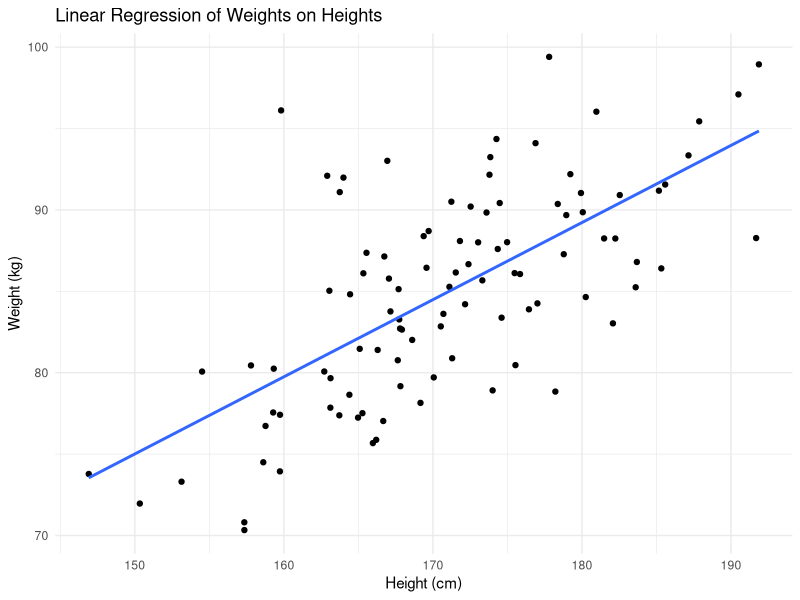

This chart was generated by the following R code:
## ---- chunk 1
# Load necessary libraries
library(ggplot2)
library(dplyr)
# Create a sample data set
set.seed(123)

theme_set(theme_minimal())

n <- 100
heights <- rnorm(n, mean = 170, sd = 10)
weights <- 0.5 * heights + rnorm(n, mean = 0, sd
 = 5)
df <- data.frame(heights, weights)
head(df, 5)

# Fit a linear regression model
model <- lm(weights ~ heights, data = df)
# Summarize the model
summary(model)
# Plot the data and the fitted line
ggplot(df, aes(x = heights, y = weights)) +
  geom_point() +
  geom_smooth(method = "lm", se = FALSE) +
  labs(title = "Linear Regression of Weights on Heights",
       x = "Height (cm)",
       y = "Weight (kg)")
